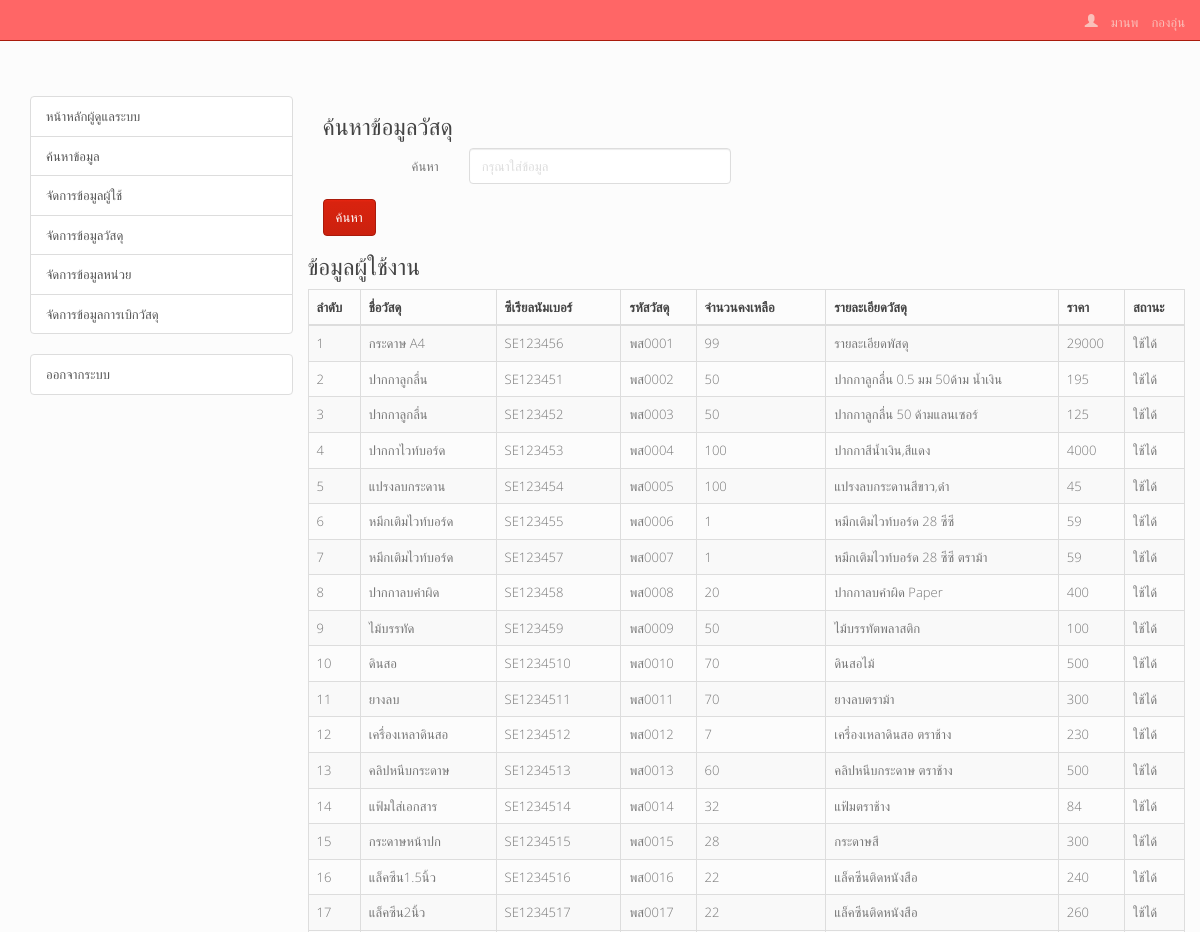
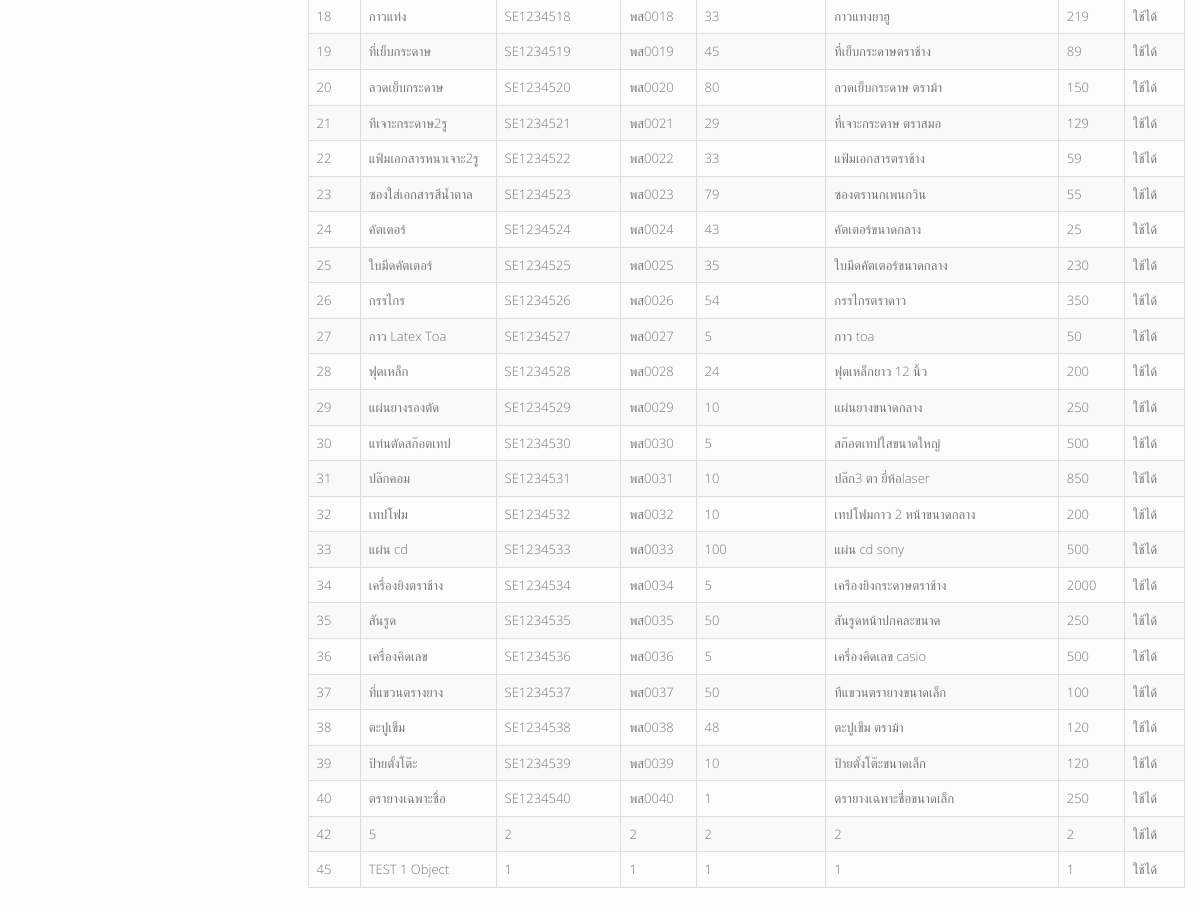
The page /search.php (signed in) on the database its author committed (2 pictures, top to bottom).
### tables this page shows
CREATE TABLE IF NOT EXISTS `item` (
  `id` int(4) NOT NULL AUTO_INCREMENT,
  `name` varchar(100) NOT NULL,
  `major_id` int(11) NOT NULL,
  `unit_id` int(11) NOT NULL COMMENT 'หน่วย',
  `serial_no` varchar(45) DEFAULT NULL COMMENT 'หมายเลข Serial',
  `item_code` varchar(45) DEFAULT NULL,
  `in_stock` int(11) NOT NULL COMMENT 'จำนวนคงเหลือ',
  `item_detail` text COMMENT 'รายละเอียด',
  `price` double NOT NULL,
  `item_status` enum('ใช้ได้','ใช้ไม่ได้','ยังไม่ตรวจรับ') NOT NULL DEFAULT 'ใช้ได้' COMMENT 'สถานะ',
  PRIMARY KEY (`id`),
  KEY `fk_item_unit1_idx` (`unit_id`)
);

### search.php (the view, shortened to what this page needs)
<?php
if(isset($_POST['search']))
{
    $valueToSearch = $_POST['valueToSearch'];
     $query = "SELECT * FROM `item` WHERE CONCAT(`name`,`item_code`) LIKE '%".$valueToSearch."%'";
     $search_result = filterTable($query);
}
 else {
    $query = "SELECT * FROM `item`";
    $search_result = filterTable($query);
}
function filterTable($query)
{
    $connect = mysqli_connect("localhost", "root", "123456789", "passadu");
    $filter_Result = mysqli_query($connect, $query);
    return $filter_Result;
}
include 'html_head.php';
?>
<!DOCTYPE html>
<html>
    <head>
    </head>
    <body>
    	<h3>ค้นหาข้อมูลวัสดุ</h3>
		<form method="post" action="<?php echo $_SERVER['PHP_SELF'];?>" class="form-horizontal">
        <div class="form-group">
        <label class="control-label col-md-2" for="u-unit">ค้นหา</label>
        <div class="col-md-4">
            <form action="search.php" method="post">
         <input class="form-control" type="text" name="valueToSearch" placeholder="กรุณาใส่ข้อมูล">
          </div>
          </div>
            <input class="btn btn-primary" type="submit" name="search" value="ค้นหา"><br><br></center>
        </div>
            <h3>ข้อมูลผู้ใช้งาน</h3>
			<div class="table-responsive">
				<table class="table table-bordered table-hover table-striped">
    			<thead>
                <tr align="center">
                   <th width="41">ลำดับ</th>
                    <th width="111">ชื่อวัสดุ</th>
                    <th width="102">ซีเรียลนัมเบอร์</th>
                    <th width="60">รหัสวัสดุ</th>
                    <th width="106">จำนวนคงเหลือ</th>
                    <th width="190">รายละเอียดวัสดุ</th>
                    <th width="38">ราคา</th>
                    <th width="49">สถานะ</th>
                  </thead>
    				<tbody>
                <?php while($row = mysqli_fetch_array($search_result)):?>
                <tr>
                    	<td><?php echo $row['id'];?></td>
                   		<td><?php echo $row['name'];?></td>
                 		<td><?php echo $row['serial_no'];?></td>
                 		<td><?php echo $row['item_code'];?></td>
                  		<td><?php echo $row['in_stock'];?></td>
                  		<td><?php echo $row['item_detail'];?></td>
                  		<td><?php echo $row['price'];?></td>
                     	<td><?php echo $row['item_status'];?></td>
                </tr>
                <?php endwhile;?>
            </table>
    </body>
</html>

### assets/css/style.css (style rules this page uses)
html { position: relative; min-height: 100%; }
body { padding-top: 8%; margin-bottom: AUTO; }

### rows shown on the page
item: id "1", name "กระดาษ A4", serial_no "SE123456", item_code "พส0001", in_stock "99", item_detail "รายละเอียดพัสดุ", price "29000", item_status "ใช้ได้"
item: id "2", name "ปากกาลูกลื่น", serial_no "SE123451", item_code "พส0002", in_stock "50", item_detail "ปากกาลูกลื่น 0.5 มม 50ด้าม น้ำเงิน", price "195", item_status "ใช้ได้"
item: id "3", name "ปากกาลูกลื่น", serial_no "SE123452", item_code "พส0003", in_stock "50", item_detail "ปากกาลูกลื่น 50 ด้ามแลนเซอร์", price "125", item_status "ใช้ได้"
item: id "4", name "ปากกาไวท์บอร์ด", serial_no "SE123453", item_code "พส0004", in_stock "100", item_detail "ปากกาสีน้ำเงิน,สีแดง", price "4000", item_status "ใช้ได้"
item: id "5", name "แปรงลบกระดาน", serial_no "SE123454", item_code "พส0005", in_stock "100", item_detail "แปรงลบกระดานสีขาว,ดำ", price "45", item_status "ใช้ได้"
item: id "6", name "หมึกเติมไวท์บอร์ด", serial_no "SE123455", item_code "พส0006", in_stock "1", item_detail "หมึกเติมไวท์บอร์ด 28 ซีซี", price "59", item_status "ใช้ได้"
item: id "7", name "หมึกเติมไวท์บอร์ด", serial_no "SE123457", item_code "พส0007", in_stock "1", item_detail "หมึกเติมไวท์บอร์ด 28 ซีซี ตราม้า", price "59", item_status "ใช้ได้"
item: id "8", name "ปากกาลบคำผิด", serial_no "SE123458", item_code "พส0008", in_stock "20", item_detail "ปากกาลบคำผิด Paper", price "400", item_status "ใช้ได้"
item: id "9", name "ไม้บรรทัด", serial_no "SE123459", item_code "พส0009", in_stock "50", item_detail "ไม้บรรทัตพลาสติก", price "100", item_status "ใช้ได้"
item: id "10", name "ดินสอ", serial_no "SE1234510", item_code "พส0010", in_stock "70", item_detail "ดินสอไม้", price "500", item_status "ใช้ได้"
item: id "11", name "ยางลบ", serial_no "SE1234511", item_code "พส0011", in_stock "70", item_detail "ยางลบตราม้า", price "300", item_status "ใช้ได้"
item: id "12", name "เครื่องเหลาดินสอ", serial_no "SE1234512", item_code "พส0012", in_stock "7", item_detail "เครื่องเหลาดินสอ ตราช้าง", price "230", item_status "ใช้ได้"
item: id "13", name "คลิปหนีบกระดาษ", serial_no "SE1234513", item_code "พส0013", in_stock "60", item_detail "คลิปหนีบกระดาษ ตราช้าง", price "500", item_status "ใช้ได้"
item: id "14", name "แฟ้มใส่เอกสาร", serial_no "SE1234514", item_code "พส0014", in_stock "32", item_detail "แฟ้มตราช้าง", price "84", item_status "ใช้ได้"
item: id "15", name "กระดาษหน้าปก", serial_no "SE1234515", item_code "พส0015", in_stock "28", item_detail "กระดาษสี", price "300", item_status "ใช้ได้"
item: id "16", name "แล็คซีน1.5นิ้ว", serial_no "SE1234516", item_code "พส0016", in_stock "22", item_detail "แล็คซีนติดหนังสือ", price "240", item_status "ใช้ได้"
item: id "17", name "แล็คซีน2นิ้ว", serial_no "SE1234517", item_code "พส0017", in_stock "22", item_detail "แล็คซีนติดหนังสือ", price "260", item_status "ใช้ได้"
item: id "18", name "กาวแท่ง", serial_no "SE1234518", item_code "พส0018", in_stock "33", item_detail "กาวแทงยาฮู", price "219", item_status "ใช้ได้"
item: id "19", name "ที่เย็บกระดาษ", serial_no "SE1234519", item_code "พส0019", in_stock "45", item_detail "ที่เย็บกระดาษตราช้าง", price "89", item_status "ใช้ได้"
item: id "20", name "ลวดเย็บกระดาษ", serial_no "SE1234520", item_code "พส0020", in_stock "80", item_detail "ลวดเย็บกระดาษ ตราม้า", price "150", item_status "ใช้ได้"
item: id "21", name "ทีเจาะกระดาษ2รู", serial_no "SE1234521", item_code "พส0021", in_stock "29", item_detail "ที่เจาะกระดาษ ตราสมอ", price "129", item_status "ใช้ได้"
item: id "22", name "แฟ้มเอกสารหนาเจาะ2รู", serial_no "SE1234522", item_code "พส0022", in_stock "33", item_detail "แฟ้มเอกสารตราช้าง", price "59", item_status "ใช้ได้"
item: id "23", name "ซองใส่เอกสารสีน้ำตาล", serial_no "SE1234523", item_code "พส0023", in_stock "79", item_detail "ซองตรานกเพนกวิน", price "55", item_status "ใช้ได้"
item: id "24", name "คัตเตอร์", serial_no "SE1234524", item_code "พส0024", in_stock "43", item_detail "คัตเตอร์ขนาดกลาง", price "25", item_status "ใช้ได้"
item: id "25", name "ใบมีดคัตเตอร์", serial_no "SE1234525", item_code "พส0025", in_stock "35", item_detail "ใบมีดคัตเตอร์ขนาดกลาง", price "230", item_status "ใช้ได้"
item: id "26", name "กรรไกร", serial_no "SE1234526", item_code "พส0026", in_stock "54", item_detail "กรรไกรตราดาว", price "350", item_status "ใช้ได้"
item: id "27", name "กาว Latex Toa", serial_no "SE1234527", item_code "พส0027", in_stock "5", item_detail "กาว toa", price "50", item_status "ใช้ได้"
item: id "28", name "ฟุตเหล็ก", serial_no "SE1234528", item_code "พส0028", in_stock "24", item_detail "ฟุตเหล็กยาว 12 นิ้ว", price "200", item_status "ใช้ได้"
item: id "29", name "แผ่นยางรองตัด", serial_no "SE1234529", item_code "พส0029", in_stock "10", item_detail "แผ่นยางขนาดกลาง", price "250", item_status "ใช้ได้"
item: id "30", name "แท่นตัดสก๊อตเทป", serial_no "SE1234530", item_code "พส0030", in_stock "5", item_detail "สก๊อตเทปใสขนาดใหญ่", price "500", item_status "ใช้ได้"
item: id "31", name "ปล๊กคอม", serial_no "SE1234531", item_code "พส0031", in_stock "10", item_detail "ปล๊ก3 ตา ยี่ห้อlaser", price "850", item_status "ใช้ได้"
item: id "32", name "เทปโฟม", serial_no "SE1234532", item_code "พส0032", in_stock "10", item_detail "เทปโฟมกาว 2 หน้าขนาดกลาง", price "200", item_status "ใช้ได้"
item: id "33", name "แผ่น cd", serial_no "SE1234533", item_code "พส0033", in_stock "100", item_detail "แผ่น cd sony", price "500", item_status "ใช้ได้"
item: id "34", name "เครื่องยิงตราช้าง", serial_no "SE1234534", item_code "พส0034", in_stock "5", item_detail "เครืองยิงกระดาษตราช้าง", price "2000", item_status "ใช้ได้"
item: id "35", name "สันรูด", serial_no "SE1234535", item_code "พส0035", in_stock "50", item_detail "สันรูดหน้าปกคละขนาด", price "250", item_status "ใช้ได้"
item: id "36", name "เครื่องคิดเลข", serial_no "SE1234536", item_code "พส0036", in_stock "5", item_detail "เครื่องคิดเลข casio", price "500", item_status "ใช้ได้"
item: id "37", name "ที่แขวนตรางยาง", serial_no "SE1234537", item_code "พส0037", in_stock "50", item_detail "ทีแขวนตรายางขนาดเล็ก", price "100", item_status "ใช้ได้"
item: id "38", name "ตะปูเข็ม", serial_no "SE1234538", item_code "พส0038", in_stock "48", item_detail "ตะปูเข็ม ตราม้า", price "120", item_status "ใช้ได้"
item: id "39", name "ป้ายตั้งโต๊ะ", serial_no "SE1234539", item_code "พส0039", in_stock "10", item_detail "ป้ายตั้งโต๊ะขนาดเล็ก", price "120", item_status "ใช้ได้"
item: id "40", name "ตรายางเฉพาะชื่อ", serial_no "SE1234540", item_code "พส0040", in_stock "1", item_detail "ตรายางเฉพาะชื่อขนาดเล็ก", price "250", item_status "ใช้ได้"
item: id "42", name "5", serial_no "2", item_code "2", in_stock "2", item_detail "2", price "2", item_status "ใช้ได้"
item: id "45", name "TEST 1 Object", serial_no "1", item_code "1", in_stock "1", item_detail "1", price "1", item_status "ใช้ได้"

### other values the page prints
$_SESSION['user']['firstname'] "มานพ"
$_SESSION['user']['lastname'] "กองอุ่น"
